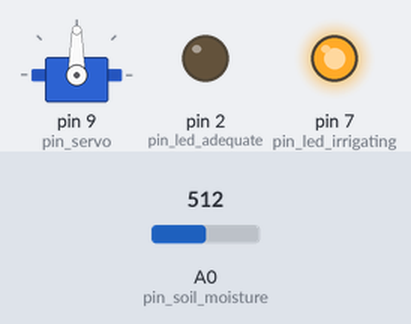
A program run on a simulated Arduino Uno, built with avr-gcc and run on an emulated ATmega328P. On the bench: servo, output pins drawn as LEDs (lit = HIGH). The inputs (shaded band) are chosen by the test bench; at power-on: A0 (pin_soil_moisture) = 512. What the program prints to the serial monitor is not drawn.

Above: at 1.3 s.
1.4 s: A0 (pin_soil_moisture) set to 689
2.9 s: A0 (pin_soil_moisture) set to 713
At 4.2 s:
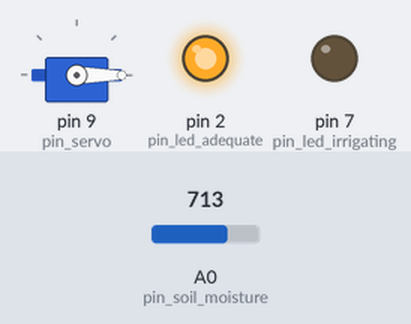
4.5 s: A0 (pin_soil_moisture) set to 511
At 5.6 s:
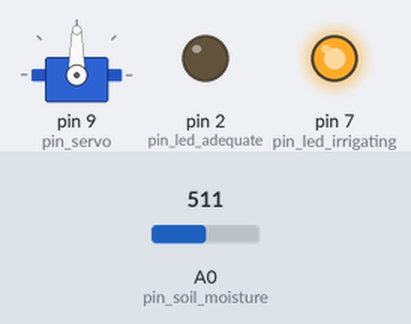
Timing chart, 0 to 7.5 s (numbered marks = the images above; inputs shaded):
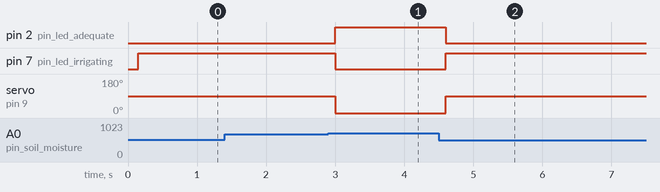

Measured:
- the behaviour switches between 700 and 701 on A0 (pin_soil_moisture) (found by bisection; images 0 and 1)
- after the input at 1.4 s, every drawn part: stays the same
- after the input at 2.9 s, pin 2 (pin_led_adequate): LOW → HIGH after 0.10 s; pin 7 (pin_led_irrigating): HIGH → LOW after 0.10 s; servo on pin 9 (pin_servo): 90° → 0° after 0.10 s
- after the input at 4.5 s, pin 2 (pin_led_adequate): HIGH → LOW after 0.10 s; pin 7 (pin_led_irrigating): LOW → HIGH after 0.10 s; servo on pin 9 (pin_servo): 0° → 90° after 0.10 s

The program:

main.cpp
```cpp
/*
 * Sistema de Irrigação Inteligente com Arduino Uno
 *
 * Descrição do Projeto:
 * Firmware para monitoramento contínuo de umidade do solo e controle autônomo de irrigação.
 * O sistema avalia as condições do solo em tempo real, aciona um servomotor (atuando como
 * registro de água) para molhar o solo até atingir a meta de 80% e transmite dados de
 * telemetria periodicamente via porta serial.
 *
 * Regras de Negócio e Comportamento Operacional:
 * 1. Umidade do Solo:
 *    - Leitura analógica via sensor no pino A0 (faixa calibrada de 0 a 876).
 *    - Conversão da leitura para porcentagem de umidade (0.0% a 100.0%).
 * 2. Controle do Registro de Água (Servomotor D9):
 *    - Se a umidade estiver abaixo de 80.0%, o registro é aberto (90 graus) para molhar o solo.
 *    - Se a umidade atingir ou ultrapassar a meta de 80.0%, o registro é fechado (0 graus).
 *    - Histerese operacional de 2.0% (acionamento em 78.0%) para evitar oscilações mecânicas no limiar.
 * 3. Sinalização Visual (LEDs):
 *    - LED Verde (D2): Solo com umidade adequada (registro fechado).
 *    - LED Amarelo (D7): Irrigação ativa (registro aberto).
 */

#include <Arduino.h>
#include <Servo.h>

namespace {
// Mapeamento de pinos do hardware
constexpr uint8_t pin_soil_moisture = A0;  // Entrada analógica: sensor de umidade do solo
constexpr uint8_t pin_led_adequate = 2;    // Saída digital: LED verde (solo adequado)
constexpr uint8_t pin_led_irrigating = 7;  // Saída digital: LED amarelo (irrigação ativa)
constexpr uint8_t pin_servo = 9;           // Saída digital/PWM: sinal de controle do servomotor

// Parâmetros de calibração do sensor de umidade do solo
constexpr int adc_dry_soil = 0;             // Valor ADC para solo completamente seco (0%)
constexpr int adc_wet_soil = 876;           // Valor ADC para solo saturado (100%)
constexpr float min_moisture_pct = 0.0F;    // Limite mínimo de porcentagem
constexpr float max_moisture_pct = 100.0F;  // Limite máximo de porcentagem

// Limiares operacionais e histerese de controle
constexpr float target_moisture_pct = 80.0F;                                  // Meta de umidade requerida: 80.0%
constexpr float hysteresis_pct = 2.0F;                                        // Margem para evitar oscilações mecânicas
constexpr float start_irrigation_pct = target_moisture_pct - hysteresis_pct;  // Limiar de acionamento: 78.0%

// Posicionamentos angulares do atuador (Servomotor)
constexpr int valve_angle_closed = 0;  // 0 graus: registro d'água fechado
constexpr int valve_angle_open = 90;   // 90 graus: registro d'água aberto

// Temporizações e comunicação serial
constexpr unsigned long serial_baud_rate = 9600;       // Velocidade da porta serial (9600 bps)
constexpr unsigned long telemetry_interval_ms = 1000;  // Intervalo de transmissão serial (1 segundo)
constexpr unsigned long sampling_interval_ms = 200;    // Intervalo de amostragem do sensor (200 ms)
constexpr uint8_t telemetry_decimals = 1;              // Casas decimais na exibição de porcentagem

// Estados físicos operacionais do registro de água
enum class ValveState : uint8_t {
  Closed,  // 0 graus: registro fechado (solo adequado)
  Open,    // 90 graus: registro aberto (irrigando)
};

// Estrutura de dados para agregação e transporte do quadro de telemetria
struct IrrigationTelemetry {
  int raw_adc;
  float moisture_pct;
  ValveState valve_state;
};

// Variáveis de estado global do sistema
Servo valve_servo;
auto current_valve_state = ValveState::Closed;
int current_angle = valve_angle_closed;
IrrigationTelemetry latest_telemetry = {
    .raw_adc = 0,
    .moisture_pct = min_moisture_pct,
    .valve_state = ValveState::Closed,
};
unsigned long last_telemetry_ms = 0;
unsigned long last_sampling_ms = 0;

// Leitura do canal analógico do sensor de umidade do solo
int read_soil_moisture_adc() { return analogRead(pin_soil_moisture); }

// Conversão da leitura analógica em porcentagem com limitação de escala (clamp)
float calculate_moisture_percentage(const int raw_adc) {
  if (raw_adc <= adc_dry_soil) {
    return min_moisture_pct;
  }
  if (raw_adc >= adc_wet_soil) {
    return max_moisture_pct;
  }

  constexpr auto adc_span = static_cast<float>(adc_wet_soil - adc_dry_soil);
  const float calculated_pct = static_cast<float>(raw_adc - adc_dry_soil) / adc_span * max_moisture_pct;

  if (calculated_pct < min_moisture_pct) {
    return min_moisture_pct;
  }
  if (calculated_pct > max_moisture_pct) {
    return max_moisture_pct;
  }
  return calculated_pct;
}

// Avalia a necessidade de irrigação com base na histerese operacional e no estado atual
ValveState evaluate_valve_state(const float moisture_pct, const ValveState current_state) {
  // Se o registro já está aberto (irrigando), continua até atingir a meta de 80.0%
  if (current_state == ValveState::Open) {
    return moisture_pct < target_moisture_pct ? ValveState::Open : ValveState::Closed;
  }

  // Se o registro está fechado, inicia nova irrigação apenas se a umidade cair abaixo de 78.0%
  return (moisture_pct < start_irrigation_pct) ? ValveState::Open : ValveState::Closed;
}

// Posiciona o servomotor no ângulo correspondente ao estado desejado do registro
void control_water_valve(const ValveState target_state) {
  const int target_angle = target_state == ValveState::Open ? valve_angle_open : valve_angle_closed;

  if (current_angle != target_angle) {
    valve_servo.write(target_angle);
    current_angle = target_angle;
  }

  current_valve_state = target_state;
}

// Atualização das saídas digitais dos LEDs de sinalização visual
void update_visual_signaling(const ValveState state) {
  if (state == ValveState::Open) {
    digitalWrite(pin_led_irrigating, HIGH);
    digitalWrite(pin_led_adequate, LOW);
    return;
  }

  digitalWrite(pin_led_irrigating, LOW);
  digitalWrite(pin_led_adequate, HIGH);
}

// Retorna o rótulo textual do status do sistema para a telemetria serial
const __FlashStringHelper* get_system_status_label(const ValveState state) {
  if (state == ValveState::Open) {
    return F("IRRIGANDO (REGISTRO ABERTO)");
  }
  return F("SOLO ADEQUADO (REGISTRO FECHADO)");
}

// Transmissão periódica das informações pela porta serial a partir do pacote de telemetria
void transmit_telemetry(const IrrigationTelemetry& telemetry) {
  Serial.print(F("[TELEMETRIA] ADC: "));
  Serial.print(telemetry.raw_adc);

  Serial.print(F(" | Umidade: "));
  Serial.print(telemetry.moisture_pct, telemetry_decimals);
  Serial.print(F("% | Meta: "));
  Serial.print(target_moisture_pct, 0);

  Serial.print(F("% | Registro: "));
  Serial.print(telemetry.valve_state == ValveState::Open ? F("ABERTO (90 graus)") : F("FECHADO (0 graus)"));

  Serial.print(F(" | Status: "));
  Serial.println(get_system_status_label(telemetry.valve_state));
}
}  // namespace

void setup() {
  Serial.begin(serial_baud_rate);
  Serial.println(F("=================================================="));
  Serial.println(F(" SISTEMA DE IRRIGAÇÃO INTELIGENTE - ARDUINO UNO   "));
  Serial.println(F(" Status: Inicializado com Sucesso                 "));
  Serial.println(F("=================================================="));

  pinMode(pin_soil_moisture, INPUT);
  pinMode(pin_led_adequate, OUTPUT);
  pinMode(pin_led_irrigating, OUTPUT);

  // Inicialização do servomotor no pino D9
  valve_servo.attach(pin_servo);

  // Amostragem inicial e determinação do estado de partida seguro
  const int initial_adc = read_soil_moisture_adc();
  const float initial_moisture = calculate_moisture_percentage(initial_adc);
  const ValveState initial_state = initial_moisture < target_moisture_pct ? ValveState::Open : ValveState::Closed;

  latest_telemetry = {.raw_adc = initial_adc, .moisture_pct = initial_moisture, .valve_state = initial_state};

  control_water_valve(initial_state);
  update_visual_signaling(initial_state);
}

void loop() {
  const unsigned long current_ms = millis();

  // Amostragem periódica dos sensores a cada 200 ms
  if (current_ms - last_sampling_ms >= sampling_interval_ms) {
    last_sampling_ms = current_ms;

    const int raw_adc = read_soil_moisture_adc();
    const float moisture_pct = calculate_moisture_percentage(raw_adc);

    // Avaliação das regras operacionais da irrigação com histerese
    const ValveState target_state = evaluate_valve_state(moisture_pct, current_valve_state);

    latest_telemetry = {.raw_adc = raw_adc, .moisture_pct = moisture_pct, .valve_state = target_state};

    // Atualização imediata dos atuadores e LEDs de sinalização visual
    control_water_valve(target_state);
    update_visual_signaling(target_state);
  }

  // Transmissão periódica da telemetria serial a cada 1 segundo (1000 ms)
  if (current_ms - last_telemetry_ms >= telemetry_interval_ms) {
    last_telemetry_ms = current_ms;
    transmit_telemetry(latest_telemetry);
  }
}
```
